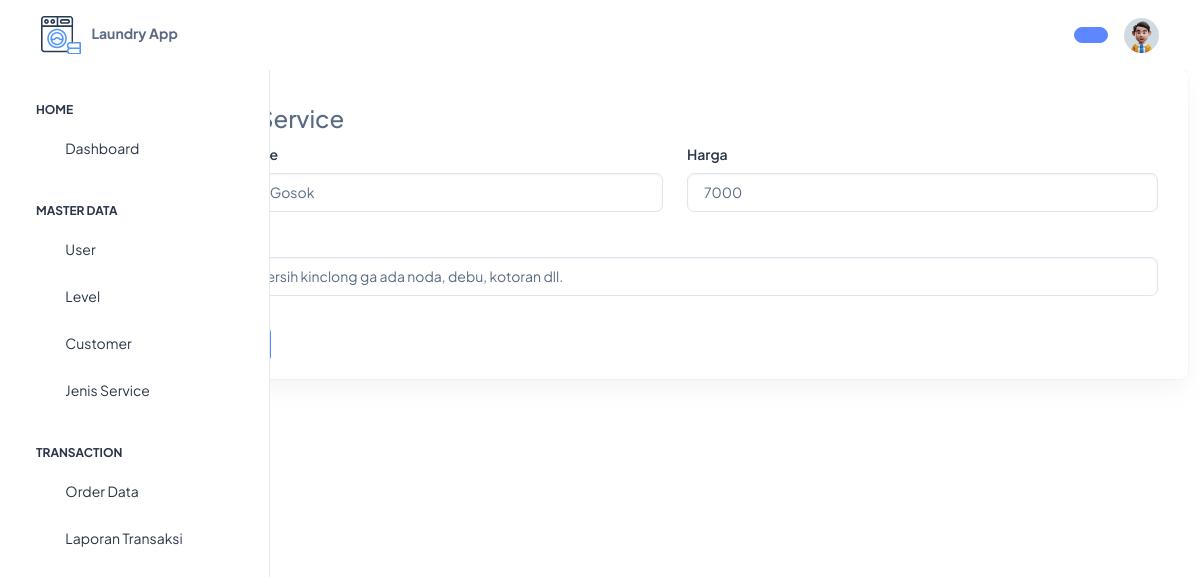
Page /add-service.php?edit=1 on the committed database.
### tables this page shows
CREATE TABLE `type_of_service` (
  `id` int(11) NOT NULL,
  `service_name` varchar(50) NOT NULL,
  `price` int(30) NOT NULL,
  `description` text NOT NULL,
  `created_at` timestamp NOT NULL DEFAULT current_timestamp(),
  `updated_at` timestamp NOT NULL DEFAULT current_timestamp() ON UPDATE current_timestamp(),
  `deleted_at` int(11) NOT NULL
);

### add-service.php (the view, shortened to what this page needs)
<?php
include 'koneksi.php';
$id = isset($_GET['edit']) ? $_GET['edit'] : '';
$editUser = mysqli_query(
    $koneksi,
    "SELECT * FROM type_of_service WHERE id = '$id'"
);
$rowEdit = mysqli_fetch_assoc($editUser);
?>
<!DOCTYPE html>
<html
    lang="en"
    class="light-style layout-menu-fixed"
    dir="ltr"
    data-theme="theme-default"
    data-assets-path="../assets/"
    data-template="vertical-menu-template-free">
<head>
<?php include 'inc/hea.php'; ?>
</head>
<body>
<div class="layout-wrapper layout-content-navbar">
    <div class="layout-container">
        <?php include 'inc/side.php'; ?>
        <div class="layout-page">
            <?php include 'inc/nav.php'; ?>
            <div class="content-wrapper">
                <div class="container-xxl flex-grow-1 container-p-y">
                    <div class="row">
                        <div class="col-sm-12">
                            <div class="card" style="margin-left: 150px;">
                                    <div class="card-body">
                                        <legend class="float-none w-auto px-3 fw-bold">
                                            <?php echo isset($_GET['edit']) ? 'Edit' : 'Tambah' ?> Service</legend>
                                        <form action="" method="post" enctype="multipart/form-data">
                                            <div class="mb-3 row">
                                                <div class="col-sm-6">
                                                    <label for="" class="form-label">Jenis Service</label>
                                                    <input type="text" class="form-control" name="service_name" placeholder="Masukkan Jenis Service" required value="<?php echo isset($_GET['edit']) ? $rowEdit['service_name'] : '' ?>">
                                                </div>
                                                <div class="col-sm-6">
                                                    <label for="" class="form-label">Harga</label>
                                                    <input type="number" class="form-control" name="price" placeholder="Masukkan Harga" required value="<?php echo isset($_GET['edit']) ? $rowEdit['price'] : '' ?>">
                                                </div>
                                            </div>
                                            <div class="col-sm-12">
                                                <label for="" class="form-label">Keterangan</label>
                                                <input type="text" class="form-control" name="description" placeholder="Masukkan Keterangan" required value="<?php echo isset($_GET['edit']) ? $rowEdit['description'] : '' ?>">
                                            </div>
                                    </div>
                                    <div class="mb-3">
                                        <button class="btn btn-primary ms-4" name="<?php echo isset($_GET['edit']) ? 'edit' : 'simpan' ?>" type="submit">Simpan</button>
                                    </div>
                                </div>
                            </div>
                        </div>
                    </div>
                </div>
            </div>
        </div>
    </div>
</body>
</html>

### rows in the picture
type_of_service: service_name "Cuci dan Gosok", price "7000", description "sampe bersih kinclong ga ada noda, debu, kotoran dll."
